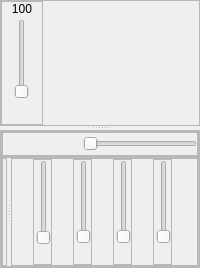
      <widget class="QWidget" name="tab">
       <property name="layoutDirection">
        <enum>Qt::LeftToRight</enum>
       </property>
       <attribute name="title">
        <string>Mixer</string>
       </attribute>
       <layout class="QVBoxLayout" name="verticalLayout">
        <property name="spacing">
         <number>0</number>
        </property>
        <property name="leftMargin">
         <number>0</number>
        </property>
        <property name="topMargin">
         <number>0</number>
        </property>
        <property name="rightMargin">
         <number>0</number>
        </property>
        <property name="bottomMargin">
         <number>0</number>
        </property>
        <item>
         <widget class="QSplitter" name="splitter">
          <property name="orientation">
           <enum>Qt::Vertical</enum>
          </property>
          <widget class="QFrame" name="graphs_frame">
           <property name="frameShape">
            <enum>QFrame::StyledPanel</enum>
           </property>
           <property name="frameShadow">
            <enum>QFrame::Raised</enum>
           </property>
           <layout class="QHBoxLayout" name="horizontalLayout">
            <property name="spacing">
             <number>0</number>
            </property>
            <property name="leftMargin">
             <number>0</number>
            </property>
            <property name="topMargin">
             <number>0</number>
            </property>
            <property name="rightMargin">
             <number>0</number>
            </property>
            <property name="bottomMargin">
             <number>0</number>
            </property>
            <item>
             <widget class="QFrame" name="volume_frame">
              <property name="sizePolicy">
               <sizepolicy hsizetype="Maximum" vsizetype="Preferred">
                <horstretch>0</horstretch>
                <verstretch>0</verstretch>
               </sizepolicy>
              </property>
              <property name="frameShape">
               <enum>QFrame::StyledPanel</enum>
              </property>
              <property name="frameShadow">
               <enum>QFrame::Raised</enum>
              </property>
              <property name="lineWidth">
               <number>0</number>
              </property>
              <layout class="QVBoxLayout" name="verticalLayout_3">
               <property name="spacing">
                <number>3</number>
               </property>
               <property name="leftMargin">
                <number>0</number>
               </property>
               <property name="topMargin">
                <number>0</number>
               </property>
               <property name="rightMargin">
                <number>0</number>
               </property>
               <property name="bottomMargin">
                <number>0</number>
               </property>
               <item>
                <widget class="QLabel" name="volume_level_label">
                 <property name="sizePolicy">
                  <sizepolicy hsizetype="Preferred" vsizetype="Maximum">
                   <horstretch>0</horstretch>
                   <verstretch>0</verstretch>
                  </sizepolicy>
                 </property>
                 <property name="styleSheet">
                  <string notr="true">#volume_level_label{
	font: 12px &quot;New Times Rowman&quot;
}</string>
                 </property>
                 <property name="text">
                  <string>100</string>
                 </property>
                 <property name="alignment">
                  <set>Qt::AlignCenter</set>
                 </property>
                </widget>
               </item>
               <item>
                <widget class="QSlider" name="volume_slider">
                 <property name="sizePolicy">
                  <sizepolicy hsizetype="Preferred" vsizetype="Preferred">
                   <horstretch>0</horstretch>
                   <verstretch>0</verstretch>
                  </sizepolicy>
                 </property>
                 <property name="orientation">
                  <enum>Qt::Vertical</enum>
                 </property>
                </widget>
               </item>
               <item>
                <widget class="QPushButton" name="toggle_mute">
                 <property name="sizePolicy">
                  <sizepolicy hsizetype="Preferred" vsizetype="Maximum">
                   <horstretch>0</horstretch>
                   <verstretch>0</verstretch>
                  </sizepolicy>
                 </property>
                 <property name="text">
                  <string/>
                 </property>
                 <property name="icon">
                  <iconset resource="assets/assets.qrc">
                   <normaloff>:/icons/volume.png</normaloff>:/icons/volume.png</iconset>
                 </property>
                 <property name="iconSize">
                  <size>
                   <width>20</width>
                   <height>20</height>
                  </size>
                 </property>
                 <property name="autoDefault">
                  <bool>false</bool>
                 </property>
                 <property name="default">
                  <bool>false</bool>
                 </property>
                 <property name="flat">
                  <bool>true</bool>
                 </property>
                </widget>
               </item>
              </layout>
             </widget>
            </item>
            <item>
             <widget class="QWidget" name="signal_graph" native="true">
              <property name="sizePolicy">
               <sizepolicy hsizetype="Minimum" vsizetype="Preferred">
                <horstretch>0</horstretch>
                <verstretch>0</verstretch>
               </sizepolicy>
              </property>
             </widget>
            </item>
           </layout>
          </widget>
          <widget class="QFrame" name="controls_frame">
           <property name="styleSheet">
            <string notr="true"/>
           </property>
           <property name="frameShape">
            <enum>QFrame::StyledPanel</enum>
           </property>
           <property name="frameShadow">
            <enum>QFrame::Raised</enum>
           </property>
           <layout class="QVBoxLayout" name="verticalLayout_2">
            <property name="spacing">
             <number>0</number>
            </property>
            <property name="leftMargin">
             <number>0</number>
            </property>
            <property name="topMargin">
             <number>0</number>
            </property>
            <property name="rightMargin">
             <number>0</number>
            </property>
            <property name="bottomMargin">
             <number>0</number>
            </property>
            <item>
             <widget class="QFrame" name="control_panel_frame">
              <property name="sizePolicy">
               <sizepolicy hsizetype="Preferred" vsizetype="Maximum">
                <horstretch>0</horstretch>
                <verstretch>0</verstretch>
               </sizepolicy>
              </property>
              <property name="frameShape">
               <enum>QFrame::StyledPanel</enum>
              </property>
              <property name="frameShadow">
               <enum>QFrame::Raised</enum>
              </property>
              <layout class="QVBoxLayout" name="verticalLayout_4">
               <property name="spacing">
                <number>0</number>
               </property>
               <property name="leftMargin">
                <number>0</number>
               </property>
               <property name="topMargin">
                <number>0</number>
               </property>
               <property name="rightMargin">
                <number>0</number>
               </property>
               <property name="bottomMargin">
                <number>0</number>
               </property>
               <item>
                <widget class="QFrame" name="frame_6">
                 <property name="sizePolicy">
                  <sizepolicy hsizetype="Minimum" vsizetype="Maximum">
                   <horstretch>0</horstretch>
                   <verstretch>0</verstretch>
                  </sizepolicy>
                 </property>
                 <property name="frameShape">
                  <enum>QFrame::StyledPanel</enum>
                 </property>
                 <property name="frameShadow">
                  <enum>QFrame::Raised</enum>
                 </property>
                 <layout class="QGridLayout" name="gridLayout_3">
                  <property name="leftMargin">
                   <number>0</number>
                  </property>
                  <property name="topMargin">
                   <number>0</number>
                  </property>
                  <property name="rightMargin">
                   <number>0</number>
                  </property>
                  <property name="bottomMargin">
                   <number>0</number>
                  </property>
                  <property name="spacing">
                   <number>0</number>
                  </property>
                  <item row="0" column="2">
                   <widget class="QSlider" name="signal_slider">
                    <property name="orientation">
                     <enum>Qt::Horizontal</enum>
                    </property>
                   </widget>
                  </item>
                  <item row="0" column="0">
                   <widget class="QPushButton" name="toggle_play">
                    <property name="sizePolicy">
                     <sizepolicy hsizetype="Maximum" vsizetype="Fixed">
                      <horstretch>0</horstretch>
                      <verstretch>0</verstretch>
                     </sizepolicy>
                    </property>
                    <property name="text">
                     <string/>
                    </property>
                    <property name="icon">
                     <iconset resource="assets/assets.qrc">
                      <normaloff>:/icons/play.png</normaloff>:/icons/play.png</iconset>
                    </property>
                    <property name="iconSize">
                     <size>
                      <width>25</width>
                      <height>25</height>
                     </size>
                    </property>
                    <property name="flat">
                     <bool>true</bool>
                    </property>
                   </widget>
                  </item>
                  <item row="0" column="1">
                   <widget class="QPushButton" name="stop_btn">
                    <property name="enabled">
                     <bool>true</bool>
                    </property>
                    <property name="sizePolicy">
                     <sizepolicy hsizetype="Maximum" vsizetype="Fixed">
                      <horstretch>0</horstretch>
                      <verstretch>0</verstretch>
                     </sizepolicy>
                    </property>
                    <property name="text">
                     <string/>
                    </property>
                    <property name="icon">
                     <iconset resource="assets/assets.qrc">
                      <normaloff>:/icons/Stop.png</normaloff>:/icons/Stop.png</iconset>
                    </property>
                    <property name="iconSize">
                     <size>
                      <width>25</width>
                      <height>25</height>
                     </size>
                    </property>
                    <property name="autoDefault">
                     <bool>false</bool>
                    </property>
                    <property name="default">
                     <bool>false</bool>
                    </property>
                    <property name="flat">
                     <bool>true</bool>
                    </property>
                   </widget>
                  </item>
                 </layout>
                </widget>
               </item>
              </layout>
             </widget>
            </item>
            <item>
             <widget class="QFrame" name="frame_2">
              <property name="sizePolicy">
               <sizepolicy hsizetype="Preferred" vsizetype="Minimum">
                <horstretch>0</horstretch>
                <verstretch>0</verstretch>
               </sizepolicy>
              </property>
              <property name="frameShape">
               <enum>QFrame::StyledPanel</enum>
              </property>
              <property name="frameShadow">
               <enum>QFrame::Raised</enum>
              </property>
              <layout class="QHBoxLayout" name="horizontalLayout_2">
               <property name="spacing">
                <number>0</number>
               </property>
               <property name="leftMargin">
                <number>0</number>
               </property>
               <property name="topMargin">
                <number>0</number>
               </property>
               <property name="rightMargin">
                <number>0</number>
               </property>
               <property name="bottomMargin">
                <number>0</number>
               </property>
               <item>
                <widget class="QSplitter" name="splitter_2">
                 <property name="styleSheet">
                  <string notr="true"/>
                 </property>
                 <property name="orientation">
                  <enum>Qt::Horizontal</enum>
                 </property>
                 <widget class="QFrame" name="spectrogram_frame">
                  <property name="frameShape">
                   <enum>QFrame::StyledPanel</enum>
                  </property>
                  <property name="frameShadow">
                   <enum>QFrame::Raised</enum>
                  </property>
                  <layout class="QGridLayout" name="gridLayout_2">
                   <property name="leftMargin">
                    <number>0</number>
                   </property>
                   <property name="topMargin">
                    <number>0</number>
                   </property>
                   <property name="rightMargin">
                    <number>0</number>
                   </property>
                   <property name="bottomMargin">
                    <number>0</number>
                   </property>
                   <property name="spacing">
                    <number>0</number>
                   </property>
                   <item row="0" column="0">
                    <widget class="QWidget" name="spectrogram_graph" native="true">
                     <property name="sizePolicy">
                      <sizepolicy hsizetype="Minimum" vsizetype="Preferred">
                       <horstretch>0</horstretch>
                       <verstretch>0</verstretch>
                      </sizepolicy>
                     </property>
                    </widget>
                   </item>
                  </layout>
                 </widget>
                 <widget class="QFrame" name="instrument_frame">
                  <property name="sizePolicy">
                   <sizepolicy hsizetype="Maximum" vsizetype="Minimum">
                    <horstretch>0</horstretch>
                    <verstretch>0</verstretch>
                   </sizepolicy>
                  </property>
                  <property name="frameShape">
                   <enum>QFrame::StyledPanel</enum>
                  </property>
                  <property name="frameShadow">
                   <enum>QFrame::Raised</enum>
                  </property>
                  <layout class="QHBoxLayout" name="horizontalLayout_3">
                   <property name="spacing">
                    <number>0</number>
                   </property>
                   <property name="leftMargin">
                    <number>0</number>
                   </property>
                   <property name="topMargin">
                    <number>0</number>
                   </property>
                   <property name="rightMargin">
                    <number>0</number>
                   </property>
                   <property name="bottomMargin">
                    <number>0</number>
                   </property>
                   <item>
                    <widget class="QFrame" name="frame">
                     <property name="sizePolicy">
                      <sizepolicy hsizetype="Maximum" vsizetype="Preferred">
                       <horstretch>0</horstretch>
                       <verstretch>0</verstretch>
                      </sizepolicy>
                     </property>
                     <property name="styleSheet">
                      <string notr="true"/>
                     </property>
                     <property name="frameShape">
                      <enum>QFrame::StyledPanel</enum>
                     </property>
                     <property name="frameShadow">
                      <enum>QFrame::Raised</enum>
                     </property>
                     <layout class="QVBoxLayout" name="verticalLayout_5">
                      <property name="leftMargin">
                       <number>2</number>
                      </property>
                      <property name="topMargin">
                       <number>0</number>
                      </property>
                      <property name="rightMargin">
                       <number>0</number>
                      </property>
                      <property name="bottomMargin">
                       <number>0</number>
                      </property>
                      <item>
                       <widget class="QSlider" name="guitar_slider">
                        <property name="orientation">
                         <enum>Qt::Vertical</enum>
                        </property>
                       </widget>
                      </item>
                      <item>
                       <widget class="QLabel" name="label">
                        <property name="maximumSize">
                         <size>
                          <width>25</width>
                          <height>30</height>
                         </size>
                        </property>
                        <property name="font">
                         <font>
                          <pointsize>8</pointsize>
                          <kerning>true</kerning>
                         </font>
                        </property>
                        <property name="autoFillBackground">
                         <bool>false</bool>
                        </property>
                        <property name="frameShape">
                         <enum>QFrame::NoFrame</enum>
                        </property>
                        <property name="frameShadow">
                         <enum>QFrame::Plain</enum>
                        </property>
                        <property name="lineWidth">
                         <number>0</number>
                        </property>
                        <property name="text">
                         <string/>
                        </property>
                        <property name="pixmap">
                         <pixmap resource="assets/assets.qrc">:/icons/Guitar.png</pixmap>
                        </property>
                        <property name="scaledContents">
                         <bool>true</bool>
                        </property>
                        <property name="alignment">
                         <set>Qt::AlignCenter</set>
                        </property>
                        <property name="wordWrap">
                         <bool>false</bool>
                        </property>
                        <property name="margin">
                         <number>0</number>
                        </property>
                        <property name="indent">
                         <number>0</number>
                        </property>
                       </widget>
                      </item>
                     </layout>
                    </widget>
                   </item>
                   <item>
                    <widget class="QFrame" name="frame_3">
                     <property name="sizePolicy">
                      <sizepolicy hsizetype="Maximum" vsizetype="Preferred">
                       <horstretch>0</horstretch>
                       <verstretch>0</verstretch>
                      </sizepolicy>
                     </property>
                     <property name="frameShape">
                      <enum>QFrame::StyledPanel</enum>
                     </property>
                     <property name="frameShadow">
                      <enum>QFrame::Raised</enum>
                     </property>
                     <layout class="QVBoxLayout" name="verticalLayout_6">
                      <property name="leftMargin">
                       <number>2</number>
                      </property>
                      <property name="topMargin">
                       <number>0</number>
                      </property>
                      <property name="rightMargin">
                       <number>0</number>
                      </property>
                      <property name="bottomMargin">
                       <number>0</number>
                      </property>
                      <item>
                       <widget class="QSlider" name="drum_slider">
                        <property name="orientation">
                         <enum>Qt::Vertical</enum>
                        </property>
                       </widget>
                      </item>
                      <item>
                       <widget class="QLabel" name="label_2">
                        <property name="maximumSize">
                         <size>
                          <width>25</width>
                          <height>30</height>
                         </size>
                        </property>
                        <property name="text">
                         <string/>
                        </property>
                        <property name="pixmap">
                         <pixmap resource="assets/assets.qrc">:/icons/drum.png</pixmap>
                        </property>
                        <property name="scaledContents">
                         <bool>true</bool>
                        </property>
                       </widget>
                      </item>
                     </layout>
                    </widget>
                   </item>
                   <item>
                    <widget class="QFrame" name="frame_5">
                     <property name="sizePolicy">
                      <sizepolicy hsizetype="Maximum" vsizetype="Preferred">
                       <horstretch>0</horstretch>
                       <verstretch>0</verstretch>
                      </sizepolicy>
                     </property>
                     <property name="frameShape">
                      <enum>QFrame::StyledPanel</enum>
                     </property>
                     <property name="frameShadow">
                      <enum>QFrame::Raised</enum>
                     </property>
                     <layout class="QVBoxLayout" name="verticalLayout_7">
                      <property name="leftMargin">
                       <number>2</number>
                      </property>
                      <property name="topMargin">
                       <number>0</number>
                      </property>
                      <property name="rightMargin">
                       <number>0</number>
                      </property>
                      <property name="bottomMargin">
                       <number>0</number>
                      </property>
                      <item>
                       <widget class="QSlider" name="piano_slider">
                        <property name="orientation">
                         <enum>Qt::Vertical</enum>
                        </property>
                       </widget>
                      </item>
                      <item>
                       <widget class="QLabel" name="label_3">
                        <property name="maximumSize">
                         <size>
                          <width>25</width>
                          <height>30</height>
                         </size>
                        </property>
                        <property name="text">
                         <string/>
                        </property>
                        <property name="pixmap">
                         <pixmap resource="assets/assets.qrc">:/icons/paino.png</pixmap>
                        </property>
                        <property name="scaledContents">
                         <bool>true</bool>
                        </property>
                       </widget>
                      </item>
                     </layout>
                    </widget>
                   </item>
                   <item>
                    <widget class="QFrame" name="frame_4">
                     <property name="sizePolicy">
                      <sizepolicy hsizetype="Maximum" vsizetype="Preferred">
                       <horstretch>0</horstretch>
                       <verstretch>0</verstretch>
                      </sizepolicy>
                     </property>
                     <property name="frameShape">
                      <enum>QFrame::StyledPanel</enum>
                     </property>
                     <property name="frameShadow">
                      <enum>QFrame::Raised</enum>
                     </property>
                     <property name="lineWidth">
                      <number>0</number>
                     </property>
                     <layout class="QVBoxLayout" name="verticalLayout_8">
                      <property name="spacing">
                       <number>6</number>
                      </property>
                      <property name="leftMargin">
                       <number>2</number>
                      </property>
                      <property name="topMargin">
                       <number>0</number>
                      </property>
                      <property name="rightMargin">
                       <number>0</number>
                      </property>
                      <property name="bottomMargin">
                       <number>0</number>
                      </property>
                      <item>
                       <widget class="QSlider" name="trumpet_slider">
                        <property name="orientation">
                         <enum>Qt::Vertical</enum>
                        </property>
                       </widget>
                      </item>
                      <item>
                       <widget class="QLabel" name="label_4">
                        <property name="maximumSize">
                         <size>
                          <width>25</width>
                          <height>30</height>
                         </size>
                        </property>
                        <property name="autoFillBackground">
                         <bool>false</bool>
                        </property>
                        <property name="text">
                         <string/>
                        </property>
                        <property name="pixmap">
                         <pixmap resource="assets/assets.qrc">:/icons/trumpet.png</pixmap>
                        </property>
                        <property name="scaledContents">
                         <bool>true</bool>
                        </property>
                       </widget>
                      </item>
                     </layout>
                    </widget>
                   </item>
                  </layout>
                 </widget>
                </widget>
               </item>
              </layout>
             </widget>
            </item>
           </layout>
          </widget>
         </widget>
        </item>
       </layout>
      </widget>
